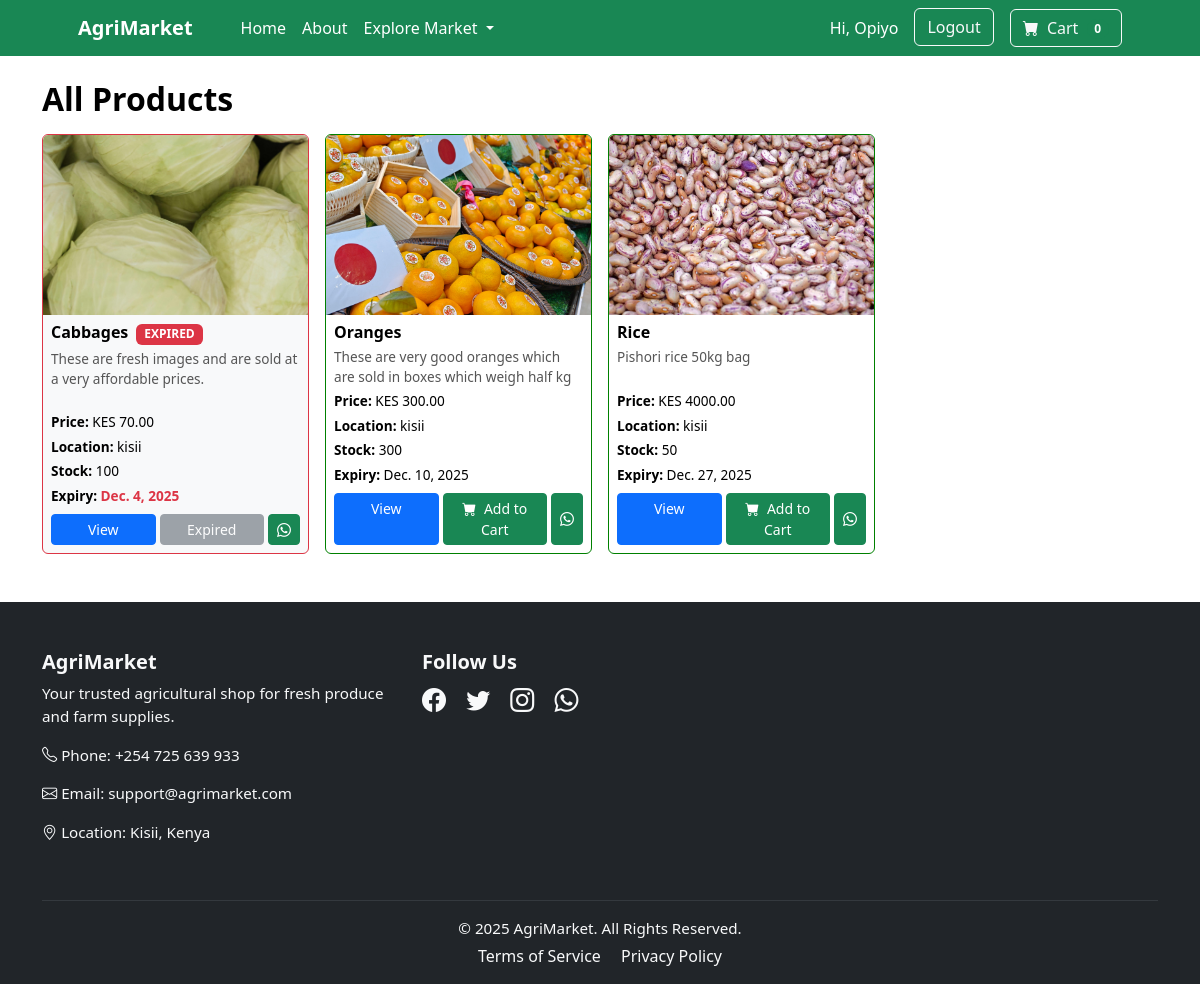
Before: /firstApp/products/ (signed in) with the older database file.
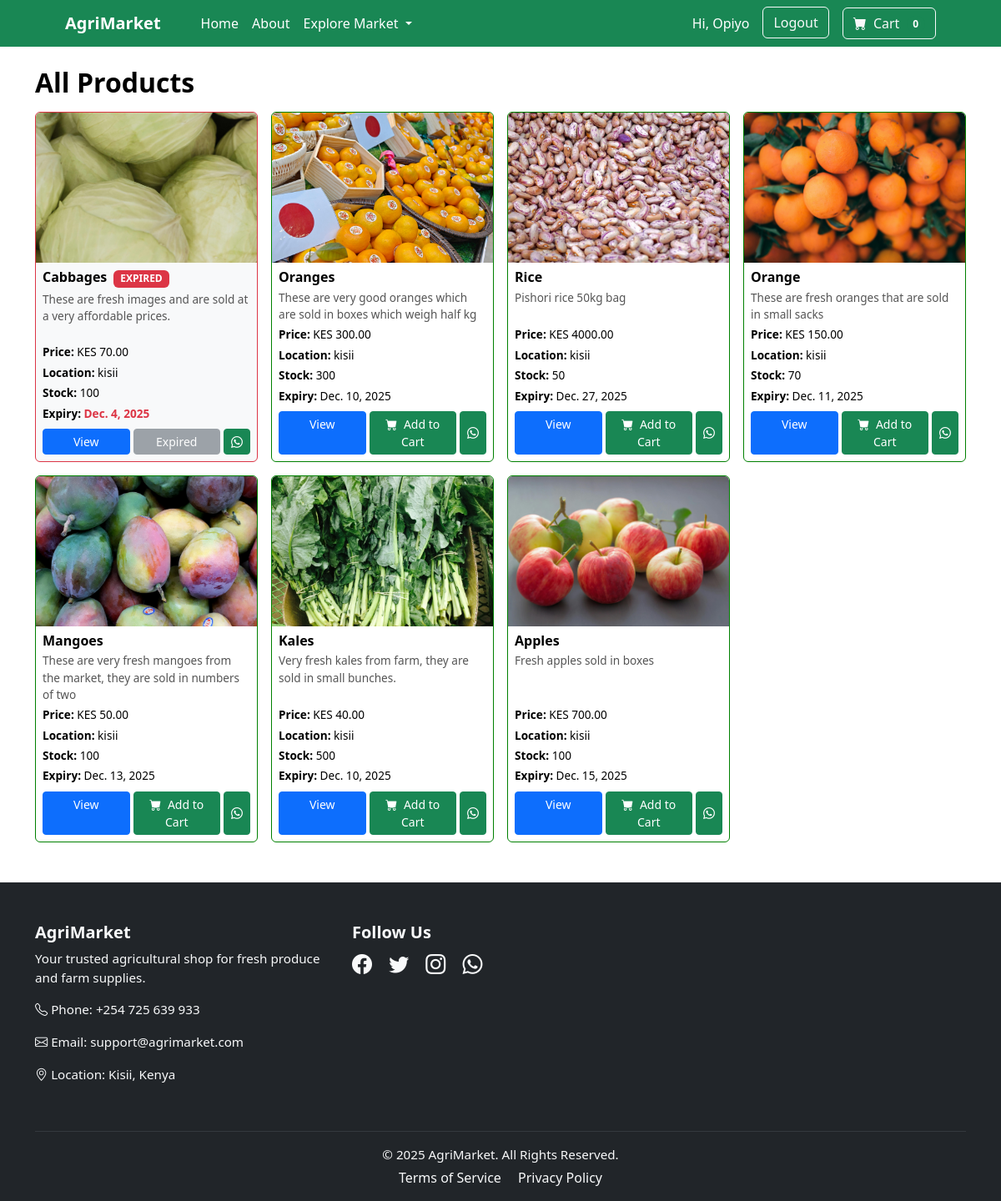
After: the same page with the newer database file.
### firstApp/models.py (models this page shows, shortened)
class Product(models.Model):
    seller = models.ForeignKey(User, on_delete=models.CASCADE, related_name='products')
    name = models.CharField(max_length=200)
    description = models.TextField()
    detailed_description = models.TextField(blank=True, null=True)
    price = models.DecimalField(max_digits=10, decimal_places=2)
    location = models.CharField(max_length=200)
    in_stock = models.PositiveIntegerField()
    expiry_date = models.DateField()
    created_at = models.DateTimeField(default=timezone.now)
    image = models.ImageField(upload_to='product_images/')
    on_delivery = models.BooleanField(default=False)

### firstApp/views.py (the view)
# urls.py: path('products/', views.productsList, name='products'),
@login_required
def productsList(request):
    products = Product.objects.all()
    return render(request, 'products.html', {'products': products})

### firstApp/cart.py (called while the page is built)
    @property
    def get_total_quantity(self):
        return sum(int(item["quantity"]) for item in self.cart.values())

### firstApp/context_processors.py (called while the page is built)
def cart(request):
    return {"cart": Cart(request)}

### firstApp/templates/products.html (shortened to what this page needs)
{% extends 'base.html' %}
{% block content %}
<div class="container mt-4">
    <h2 class="mb-3">All Products</h2>
    <div class="row g-3">
        {% now "Y-m-d" as today %}
        {% for product in products %}
        <div class="col-sm-6 col-md-4 col-lg-3">
            {% if product.expiry_date|date:"Y-m-d" < today %}
                <div class="card h-100 border-danger bg-light product-card">
            {% else %}
                <div class="card h-100 product-card">
            {% endif %}
                <img src="{{ product.image.url }}"
                     class="card-img-top"
                     alt="{{ product.name }}"
                     style="height: 180px; width: 100%; object-fit: cover;">
                <div class="card-body d-flex flex-column p-2">
                    <h5 class="card-title mb-1" style="font-size: 1rem;">
                        {{ product.name }}
                        {% if product.expiry_date|date:"Y-m-d" < today %}
                            <span class="badge bg-danger ms-1">EXPIRED</span>
                        {% endif %}
                    </h5>
                    <p class="card-text flex-grow-1 mb-1" style="font-size: 0.85rem;">
                        {{ product.description|truncatewords:15 }}
                    </p>
                    <p class="mb-1" style="font-size: 0.85rem;"><strong>Price:</strong> KES {{ product.price }}</p>
                    <p class="mb-1" style="font-size: 0.85rem;"><strong>Location:</strong> {{ product.location }}</p>
                    <p class="mb-1" style="font-size: 0.85rem;"><strong>Stock:</strong> {{ product.in_stock }}</p>
                    <p class="mb-2" style="font-size: 0.85rem;">
                        <strong>Expiry:</strong>
                        <span class="{% if product.expiry_date|date:'Y-m-d' < today %}text-danger fw-bold{% endif %}">
                            {{ product.expiry_date }}
                        </span>
                    </p>
                    <div class="mt-auto d-flex gap-1">
                        <a href="{% url 'product_detail' product.pk %}"
                           class="btn btn-primary btn-sm w-100">View</a>
                        {% if product.expiry_date|date:"Y-m-d" < today %}
                            <button class="btn btn-secondary btn-sm w-100" disabled>Expired</button>
                        {% else %}
                            <a href="{% url 'add_to_cart' product.pk %}"
                               class="btn btn-success btn-sm w-100"> <i class="bi-cart-fill me-1"></i> Add to Cart</a>
                        {% endif %}
                        <a href="https://wa.me/254727057650?text=Hello, I am interested in your product: {{ product.name }}"
                           target="_blank"
                           class="btn btn-success btn-sm d-flex align-items-center justify-content-center"
                           style="width: 42px;">
                            <i class="bi bi-whatsapp"></i>
                        </a>
                    </div>
                </div>
            </div>
        </div>
        {% empty %}
        <p>No products available.</p>
        {% endfor %}
    </div>
</div>
{% endblock %}

### firstApp/templates/base.html (shortened to what this page needs)
<!DOCTYPE html>
{% load static %}
<html lang="en">
  <head>
    <link
      href="https://cdn.jsdelivr.net/npm/bootstrap-icons@1.5.0/font/bootstrap-icons.css"
      rel="stylesheet"
    />
    <link href="{% static 'css/styles.css' %}" rel="stylesheet" />
  </head>
  <body>
    <nav class="navbar navbar-expand-lg navbar-success bg-success">
      <div class="container px-4 px-lg-5">
        <a class="navbar-brand fw-bold text-white" href="{% url 'home' %}">
          AgriMarket
        </a>
        <div class="collapse navbar-collapse" id="navbarSupportedContent">
          <ul class="navbar-nav me-auto mb-2 mb-lg-0 ms-lg-4">
            <li class="nav-item">
              <a class="nav-link active text-white" href="{% url 'home' %}"
                >Home</a
              >
            </li>
            <li class="nav-item">
              <a class="nav-link text-white" href="{% url 'about' %}">About</a>
            </li>
            <li class="nav-item dropdown">
              <a
                class="nav-link dropdown-toggle text-white"
                id="navbarDropdown"
                href="#"
                role="button"
                data-bs-toggle="dropdown"
                aria-expanded="false"
              >
                Explore Market
              </a>
            </li>
          </ul>
          <ul class="navbar-nav ms-auto mb-2 mb-lg-0">
            {% if user.is_authenticated %}
            <li class="nav-item">
              <a class="nav-link text-white" href="#">
                Hi, {{ user.username }}
              </a>
            </li>
            <li class="nav-item">
              <form method="POST" action="{% url 'logout' %}" class="d-inline">
                <button class="btn btn-outline-light ms-2" type="submit">
                  Logout
                </button>
              </form>
            </li>
            {% else %}
            <li class="nav-item">
              <a class="nav-link text-white" href="{% url 'login' %}">Login</a>
            </li>
            {% endif %}
          </ul>
          <form class="d-flex ms-3">
            <a class="btn btn-outline-light" href="{% url 'cart' %}">
              <i class="bi-cart-fill me-1"></i>
              Cart
              <span class="badge bg-success text-white ms-1 rounded-pill">
                {{ cart.get_total_quantity }}
              </span>
            </a>
          </form>
        </div>
      </div>
    </nav>
    <main>{% block content %}{% endblock %}</main>
    <footer class="bg-dark text-light pt-5 mt-5">
      <div class="container">
        <div class="row">
          <div class="col-md-4 mb-4">
            <h5 class="fw-bold">AgriMarket</h5>
            <p>
              Your trusted agricultural shop for fresh produce and farm
              supplies.
            </p>
            <p><i class="bi bi-telephone"></i> Phone: +254 725 639 933</p>
            <p><i class="bi bi-envelope"></i> Email: support@agrimarket.com</p>
            <p><i class="bi bi-geo-alt"></i> Location: Kisii, Kenya</p>
          </div>
          <div class="col-md-4 mb-4">
            <h5 class="fw-bold">Follow Us</h5>
            <a href="https://www.facebook.com/" class="text-light me-3 fs-4"
              ><i class="bi bi-facebook"></i
            ></a>
            <a href="https://x.com/" class="text-light me-3 fs-4"
              ><i class="bi bi-twitter"></i
            ></a>
            <a href="https://www.instagram.com/" class="text-light me-3 fs-4"
              ><i class="bi bi-instagram"></i
            ></a>
            <a href="https://www.whatsapp.com/?lang=en" class="text-light fs-4"
              ><i class="bi bi-whatsapp"></i
            ></a>
          </div>
        </div>
        <hr class="border-secondary" />
        <div class="text-center pb-3">
          <p class="mb-1">&copy; 2025 AgriMarket. All Rights Reserved.</p>
          <a href="" class="text-light text-decoration-none me-3"
            >Terms of Service</a
          >
          <a href="" class="text-light text-decoration-none">Privacy Policy</a>
        </div>
      </div>
    </footer>
  </body>
</html>

Changed rows visible on the page:
added Product: image (picture), name "Orange", description "These are fresh oranges that are sold in small sacks", price "150.00", location "kisii", in_stock "70", expiry_date "Dec. 11, 2025", shows "Add to Cart"
added Product: image (picture), name "Mangoes", description "These are very fresh mangoes from the market, they are sold in numbers of two", price "50.00", location "kisii", in_stock "100", expiry_date "Dec. 13, 2025", shows "Add to Cart"
added Product: image (picture), name "Kales", description "Very fresh kales from farm, they are sold in small bunches.", price "40.00", location "kisii", in_stock "500", expiry_date "Dec. 10, 2025", shows "Add to Cart"
added Product: image (picture), name "Apples", description "Fresh apples sold in boxes", price "700.00", location "kisii", in_stock "100", expiry_date "Dec. 15, 2025", shows "Add to Cart"
